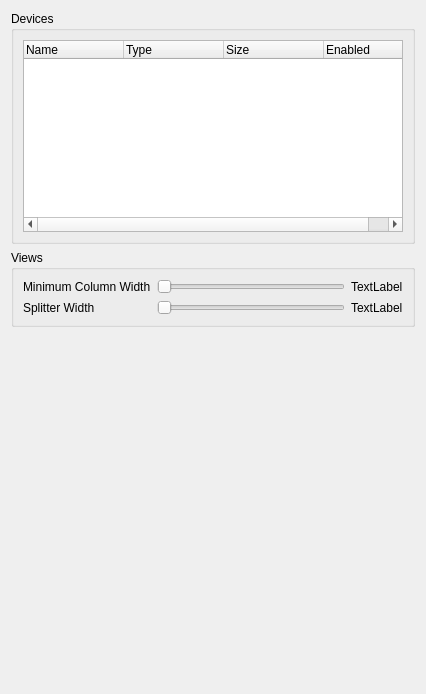
<ui version="4.0" >
 <class>LCDConfig</class>
 <widget class="QWidget" name="LCDConfig" >
  <property name="geometry" >
   <rect>
    <x>0</x>
    <y>0</y>
    <width>426</width>
    <height>694</height>
   </rect>
  </property>
  <property name="windowTitle" >
   <string>Form</string>
  </property>
  <layout class="QVBoxLayout" name="verticalLayout_2" >
   <item>
    <widget class="QGroupBox" name="groupBox_2" >
     <property name="minimumSize" >
      <size>
       <width>160</width>
       <height>43</height>
      </size>
     </property>
     <property name="whatsThis" >
      <string>&lt;!DOCTYPE HTML PUBLIC "-//W3C//DTD HTML 4.0//EN" "http://www.w3.org/TR/REC-html40/strict.dtd">
&lt;html>&lt;head>&lt;meta name="qrichtext" content="1" />&lt;style type="text/css">
p, li { white-space: pre-wrap; }
&lt;/style>&lt;/head>&lt;body style=" font-family:'MS Shell Dlg 2'; font-size:8.25pt; font-weight:400; font-style:normal;">
&lt;p style=" margin-top:0px; margin-bottom:0px; margin-left:0px; margin-right:0px; -qt-block-indent:0; text-indent:0px; font-size:8pt;">This is the list of available LCD devices on your system.  It lists devices by name, but also includes the size of the display and the LCD type. Mumble supports outputting to several LCD devices at a time.&lt;/p>
&lt;p style="-qt-paragraph-type:empty; margin-top:0px; margin-bottom:0px; margin-left:0px; margin-right:0px; -qt-block-indent:0; text-indent:0px; font-size:8pt;">&lt;/p>
&lt;p style=" margin-top:0px; margin-bottom:0px; margin-left:0px; margin-right:0px; -qt-block-indent:0; text-indent:0px; font-size:8pt;">&lt;span style=" font-weight:600; font-style:italic;">Type:&lt;/span>&lt;/p>
&lt;p style=" margin-top:0px; margin-bottom:0px; margin-left:0px; margin-right:0px; -qt-block-indent:0; text-indent:0px; font-size:8pt;">Mumble supports two different types of LCD devices. A Graphic LCD allows Mumble to draw each individual pixel of the display, whereas a Character LCD only allows Mumble to show characters. Some features are only available to Graphic LCDs.&lt;/p>
&lt;p style="-qt-paragraph-type:empty; margin-top:0px; margin-bottom:0px; margin-left:0px; margin-right:0px; -qt-block-indent:0; text-indent:0px; font-size:8pt;">&lt;/p>
&lt;p style=" margin-top:0px; margin-bottom:0px; margin-left:0px; margin-right:0px; -qt-block-indent:0; text-indent:0px; font-size:8pt;">&lt;span style=" font-weight:600; font-style:italic;">Size:&lt;/span>&lt;/p>
&lt;p style=" margin-top:0px; margin-bottom:0px; margin-left:0px; margin-right:0px; -qt-block-indent:0; text-indent:0px; font-size:8pt;">This field describes the size of an LCD device. The size is given either in pixels (for Graphic LCDs) or in characters (for Character LCDs).&lt;/p>
&lt;p style="-qt-paragraph-type:empty; margin-top:0px; margin-bottom:0px; margin-left:0px; margin-right:0px; -qt-block-indent:0; text-indent:0px; font-size:8pt;">&lt;/p>
&lt;p style=" margin-top:0px; margin-bottom:0px; margin-left:0px; margin-right:0px; -qt-block-indent:0; text-indent:0px; font-size:8pt;">&lt;span style=" font-weight:600; font-style:italic;">Enabled:&lt;/span>&lt;/p>
&lt;p style=" margin-top:0px; margin-bottom:0px; margin-left:0px; margin-right:0px; -qt-block-indent:0; text-indent:0px; font-size:8pt; font-weight:600; font-style:italic;">&lt;span style=" font-weight:400; font-style:normal;">This decides whether Mumble should draw to a particular LCD device.&lt;/span>&lt;/p>&lt;/body>&lt;/html></string>
     </property>
     <property name="title" >
      <string>Devices</string>
     </property>
     <layout class="QVBoxLayout" name="verticalLayout" >
      <item>
       <widget class="QTreeWidget" name="qtwDevices" >
        <property name="sizePolicy" >
         <sizepolicy vsizetype="Minimum" hsizetype="Expanding" >
          <horstretch>0</horstretch>
          <verstretch>0</verstretch>
         </sizepolicy>
        </property>
        <property name="itemsExpandable" >
         <bool>false</bool>
        </property>
        <column>
         <property name="text" >
          <string>Name</string>
         </property>
        </column>
        <column>
         <property name="text" >
          <string>Type</string>
         </property>
        </column>
        <column>
         <property name="text" >
          <string>Size</string>
         </property>
        </column>
        <column>
         <property name="text" >
          <string>Enabled</string>
         </property>
        </column>
       </widget>
      </item>
     </layout>
    </widget>
   </item>
   <item>
    <widget class="QGroupBox" name="groupBox_3" >
     <property name="sizePolicy" >
      <sizepolicy vsizetype="Minimum" hsizetype="Preferred" >
       <horstretch>0</horstretch>
       <verstretch>0</verstretch>
      </sizepolicy>
     </property>
     <property name="title" >
      <string>Views</string>
     </property>
     <layout class="QGridLayout" name="gridLayout" >
      <item row="0" column="0" >
       <widget class="QLabel" name="label_2" >
        <property name="text" >
         <string>Minimum Column Width</string>
        </property>
       </widget>
      </item>
      <item row="0" column="1" >
       <widget class="QSlider" name="qsMinColWidth" >
        <property name="whatsThis" >
         <string>&lt;!DOCTYPE HTML PUBLIC "-//W3C//DTD HTML 4.0//EN" "http://www.w3.org/TR/REC-html40/strict.dtd">
&lt;html>&lt;head>&lt;meta name="qrichtext" content="1" />&lt;style type="text/css">
p, li { white-space: pre-wrap; }
&lt;/style>&lt;/head>&lt;body style=" font-family:'MS Shell Dlg 2'; font-size:8.25pt; font-weight:400; font-style:normal;">
&lt;p style=" margin-top:0px; margin-bottom:0px; margin-left:0px; margin-right:0px; -qt-block-indent:0; text-indent:0px;">&lt;span style=" font-size:8pt;">This option decides the minimum width a column in the Player View.&lt;/span>&lt;/p>
&lt;p style="-qt-paragraph-type:empty; margin-top:0px; margin-bottom:0px; margin-left:0px; margin-right:0px; -qt-block-indent:0; text-indent:0px; font-size:8pt;">&lt;/p>
&lt;p style=" margin-top:0px; margin-bottom:0px; margin-left:0px; margin-right:0px; -qt-block-indent:0; text-indent:0px; font-size:8pt;">If too many people are speaking at once, the Player View will split itself into columns.&lt;/p>
&lt;p style=" margin-top:0px; margin-bottom:0px; margin-left:0px; margin-right:0px; -qt-block-indent:0; text-indent:0px; font-size:8pt;">You can use this option to pick a compromise between number of players shown on the&lt;/p>
&lt;p style=" margin-top:0px; margin-bottom:0px; margin-left:0px; margin-right:0px; -qt-block-indent:0; text-indent:0px; font-size:8pt;">LCD, and width of player names.&lt;/p>&lt;/body>&lt;/html></string>
        </property>
        <property name="minimum" >
         <number>40</number>
        </property>
        <property name="maximum" >
         <number>200</number>
        </property>
        <property name="orientation" >
         <enum>Qt::Horizontal</enum>
        </property>
       </widget>
      </item>
      <item row="0" column="2" >
       <widget class="QLabel" name="qlMinColWidth" >
        <property name="text" >
         <string>TextLabel</string>
        </property>
       </widget>
      </item>
      <item row="1" column="0" >
       <widget class="QLabel" name="label_4" >
        <property name="text" >
         <string>Splitter Width</string>
        </property>
       </widget>
      </item>
      <item row="1" column="1" >
       <widget class="QSlider" name="qsSplitterWidth" >
        <property name="whatsThis" >
         <string>&lt;!DOCTYPE HTML PUBLIC "-//W3C//DTD HTML 4.0//EN" "http://www.w3.org/TR/REC-html40/strict.dtd">
&lt;html>&lt;head>&lt;meta name="qrichtext" content="1" />&lt;style type="text/css">
p, li { white-space: pre-wrap; }
&lt;/style>&lt;/head>&lt;body style=" font-family:'MS Shell Dlg 2'; font-size:8.25pt; font-weight:400; font-style:normal;">
&lt;p style=" margin-top:0px; margin-bottom:0px; margin-left:0px; margin-right:0px; -qt-block-indent:0; text-indent:0px;">&lt;span style=" font-size:8pt;">This setting decides the width of column splitter.&lt;/span>&lt;/p>&lt;/body>&lt;/html></string>
        </property>
        <property name="minimum" >
         <number>0</number>
        </property>
        <property name="maximum" >
         <number>5</number>
        </property>
        <property name="orientation" >
         <enum>Qt::Horizontal</enum>
        </property>
       </widget>
      </item>
      <item row="1" column="2" >
       <widget class="QLabel" name="qlSplitterWidth" >
        <property name="text" >
         <string>TextLabel</string>
        </property>
       </widget>
      </item>
     </layout>
    </widget>
   </item>
   <item>
    <spacer name="verticalSpacer" >
     <property name="orientation" >
      <enum>Qt::Vertical</enum>
     </property>
     <property name="sizeType" >
      <enum>QSizePolicy::Expanding</enum>
     </property>
     <property name="sizeHint" stdset="0" >
      <size>
       <width>20</width>
       <height>40</height>
      </size>
     </property>
    </spacer>
   </item>
  </layout>
 </widget>
 <resources/>
 <connections/>
</ui>
